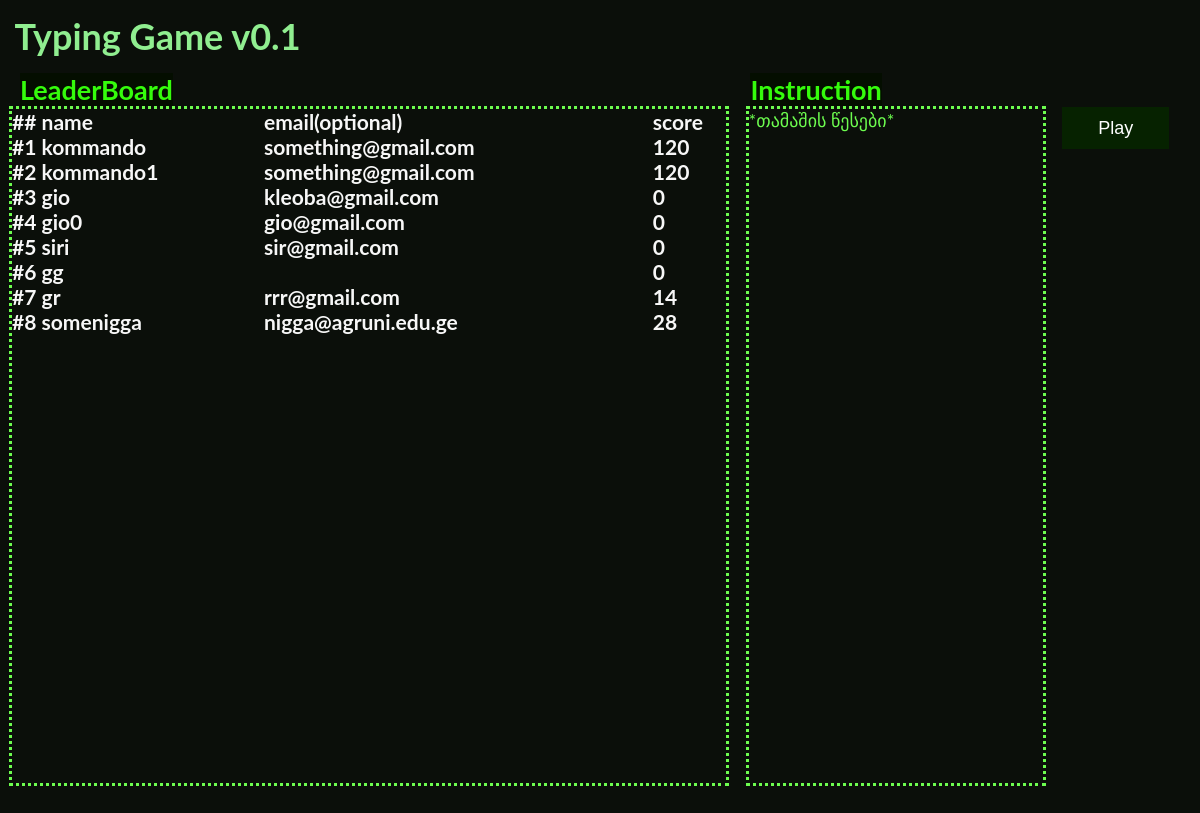
The app's page /, older data.
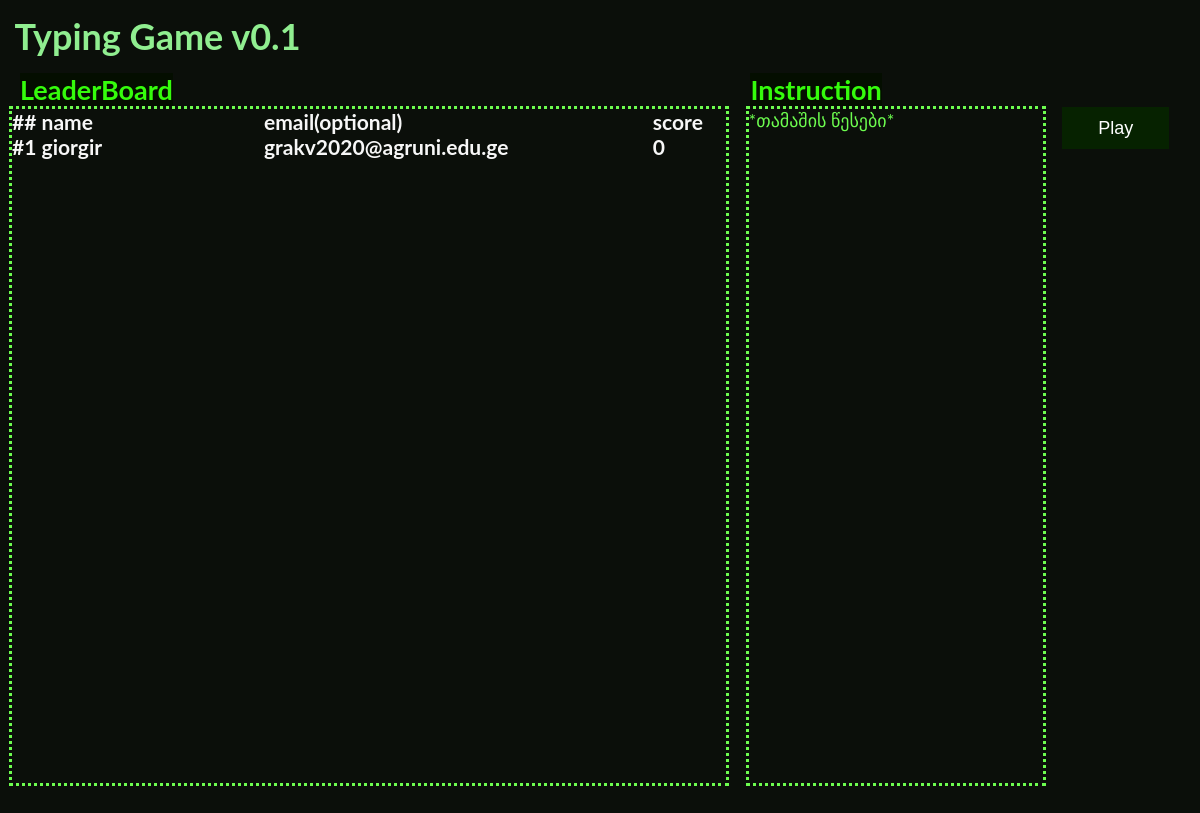
The same page, newer data.
### app.py (models this page shows, shortened)
class User(db.Model):
    id    = db.Column(db.Integer, primary_key=True)
    name  = db.Column(db.String(80), nullable=False, unique=True)
    email = db.Column(db.String(40), nullable=False, unique=False)
    ip    = db.Column(db.String(30), nullable=False, unique=False)
    score = db.Column(db.Integer,    nullable=False, unique=False)

### app.py (the view)
@app.route("/home")
@app.route("/")
def index():
    users = [["", "##  name", "email(optional)", "score"], ]
    for n, user in enumerate(User.query.all()):
        users.append([f"#{n+1}", user.name, user.email, user.score])
    return render_template("index.html", className="leaderboard", users=users)

### templates/index.html (shortened to what this page needs)
{% extends "base.html" %}
{% block body %}
    <header>
        <h1>Typing Game v0.1</h1>
    </header>
    <main>
        <div class="col-one">
            <h2>LeaderBoard</h2>
            <div class="frame">
                {% for user in users %}
                    <div>
                        <h3 class="name">{{user[0]}} {{user[1]}}</h3>
                        <h3 class="email">{{user[2]}}</h3>
                        <h3 class="score">{{user[3]}}</h3>
                    </div>
                {% endfor %}
            </div>
        </div>
        <div class="col-two">
            <h2>Instruction</h2>
            <p class="frame">
                *თამაშის წესები*
            </p>
        </div>
        <a href="/start"><button>Play</button></a>
    </main>
{% endblock %}

### templates/base.html (shortened to what this page needs)
<!DOCTYPE html>
<html lang="en">
<head>
    <link rel="stylesheet" href=" {{ url_for('static', filename='./styles/css/main.css') }} ">
</head>
<body class={{className}} id="body">
    {% block body %}{% endblock %}
</body>
</html>

### static/styles/css/main.css (style rules this page uses)
* { margin: 0; padding: 0; box-sizing: border-box; }
html, body { height: 100%; width: 100%; }
html { font-family: "Lato", "Arial", sans-serif; font-size: 20px; text-rendering: optimizeLegibility; }
body { color: #6dfd4f; background-color: #0b0f0a; font-size: 18px; }
.leaderboard { overflow-y: scroll; }
.leaderboard header h1 { display: block; margin: 0.4em; color: lightgreen; }
.leaderboard main div, .leaderboard main a { display: inline-block; vertical-align: top; }
.leaderboard main .col-one { margin-left: 0.5em; width: 61%; min-width: 510px; }
.leaderboard main .col-one h2 { top: 1%; left: 1.5%; }
.leaderboard main .col-one div { overflow-x: hidden; overflow-y: auto; z-index: -1; width: 60vw; min-width: 510px; }
.leaderboard main .col-one div div { display: flex; justify-content: flex-start; }
.leaderboard main .col-one div div h3 { color: #f7f7f7; }
.leaderboard main .col-one div div .name { width: 35%; }
.leaderboard main .col-one div div .email { width: 54%; }
.leaderboard main .col-one div div .score { width: 5%; }
.leaderboard main .col-two { width: 27%; min-width: 260px; }
.leaderboard main .col-two h2 { top: 1%; left: 1.5%; }
.leaderboard main .col-two p { overflow: auto; position: absolute; width: 25%; min-width: 260px; z-index: -1; }
.leaderboard main a button { margin-top: 10px; position: relative; top: 3vh; right: 1vw; background-color: #062200; border: none; color: white; padding: 0.6em 2em; text-align: center; font-size: 1em; font-weight: 9000; cursor: pointer; transition: all 0.3s linear; }
.leaderboard main h2 { position: relative; color: #35fc0c; background-color: #040e00; width: fit-content; z-index: 1; }
.leaderboard main .frame { height: 85vh; border: dotted #6dfd4f; }

Row changes from the older to the newer data that the page shows:
removed User: id "#2", name "kommando1", email "something@gmail.com", score "120"
removed User: id "#3", name "gio", email "kleoba@gmail.com", ip "0"
removed User: id "#4", name "gio0", email "gio@gmail.com", ip "0"
removed User: id "#5", name "siri", email "sir@gmail.com", ip "0"
removed User: id "#6", name "gg", ip "0"
removed User: id "#7", name "gr", email "rrr@gmail.com", score "14"
removed User: id "#8", name "somenigga", email "nigga@agruni.edu.ge", score "28"
changed User "#1": name "kommando" → "giorgir"; email "something@gmail.com" → "grakv2020@agruni.edu.ge"; ip "120" → "0"
